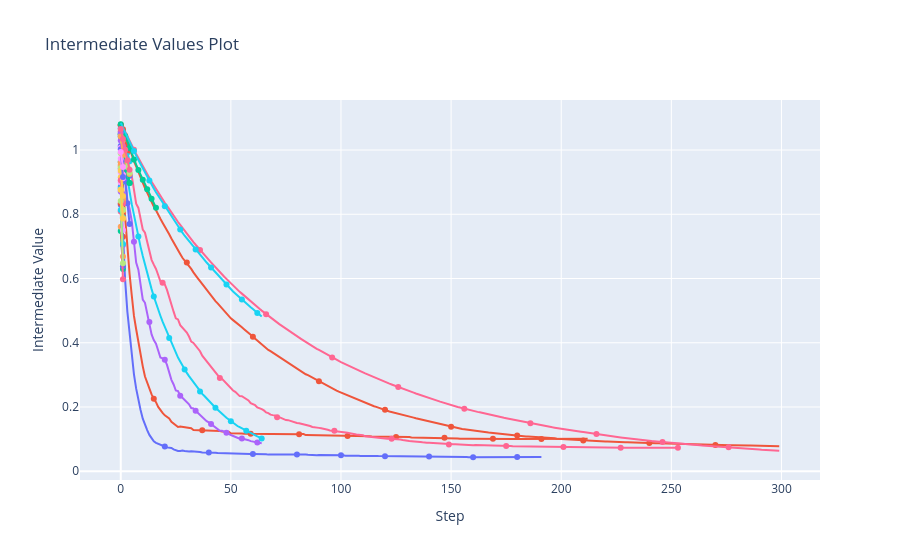

Source (notebook cell):
### Code cell
from optuna.visualization import plot_intermediate_values

# 1. plot intermediate values during the trials
plot_intermediate_values(study).show()

### Figure 1 — Plotly figure (JSON) as saved in the notebook; plotly's stock layout.template omitted (floating-point values rounded to 4 significant figures; data arrays with more than 128 entries replaced by an {"elided": "..."} marker saying what was removed)
{"data": [{"marker": {"maxdisplayed": 10}, "mode": "lines+markers", "name": "Trial0", "type": "scatter", "x": {"elided": "192 int values"}, "y": {"elided": "192 float values"}}, {"marker": {"maxdisplayed": 10}, "mode": "lines+markers", "name": "Trial1", "type": "scatter", "x": {"elided": "213 int values"}, "y": {"elided": "213 float values"}}, {"marker": {"maxdisplayed": 10}, "mode": "lines+markers", "name": "Trial2", "type": "scatter", "x": [0, 1], "y": [0.7477, 0.6293]}, {"marker": {"maxdisplayed": 10}, "mode": "lines+markers", "name": "Trial3", "type": "scatter", "x": [0, 1, 2, 3, 4, 5, 6, 7, 8, 9, 10, 11, 12, 13, 14, 15, 16, 17, 18, 19, 20, 21, 22, 23, 24, 25, 26, 27, 28, 29, 30, 31, 32, 33, 34, 35, 36, 37, 38, 39, 40, 41, 42, 43, 44, 45, 46, 47, 48, 49, 50, 51, 52, 53, 54, 55, 56, 57, 58, 59, 60, 61, 62, 63, 64], "y": [1.006, 0.9729, 0.9257, 0.8432, 0.8173, 0.7782, 0.7144, 0.6493, 0.6274, 0.5731, 0.5346, 0.5244, 0.491, 0.4643, 0.426, 0.4084, 0.3969, 0.376, 0.3543, 0.3511, 0.3473, 0.3309, 0.3069, 0.2844, 0.2702, 0.2513, 0.2495, 0.2352, 0.2285, 0.2217, 0.2178, 0.2084, 0.1967, 0.1954, 0.1882, 0.1816, 0.1773, 0.1674, 0.1618, 0.1556, 0.1519, 0.1467, 0.1411, 0.1358, 0.1318, 0.1262, 0.126, 0.1234, 0.1199, 0.1163, 0.1128, 0.1093, 0.1075, 0.1028, 0.1013, 0.1016, 0.1007, 0.09934, 0.09666, 0.09361, 0.09199, 0.09109, 0.08907, 0.08843, 0.08726]}, {"marker": {"maxdisplayed": 10}, "mode": "lines+markers", "name": "Trial4", "type": "scatter", "x": [0, 1], "y": [0.7615, 0.6689]}, {"marker": {"maxdisplayed": 10}, "mode": "lines+markers", "name": "Trial5", "type": "scatter", "x": [0, 1, 2, 3, 4, 5, 6, 7, 8, 9, 10, 11, 12, 13, 14, 15, 16, 17, 18, 19, 20, 21, 22, 23, 24, 25, 26, 27, 28, 29, 30, 31, 32, 33, 34, 35, 36, 37, 38, 39, 40, 41, 42, 43, 44, 45, 46, 47, 48, 49, 50, 51, 52, 53, 54, 55, 56, 57, 58, 59, 60, 61, 62, 63, 64], "y": [1.051, 1.003, 0.9551, 0.9112, 0.8716, 0.8316, 0.7954, 0.7628, 0.7308, 0.6986, 0.67, 0.6418, 0.6163, 0.5907, 0.567, 0.5438, 0.5219, 0.503, 0.4842, 0.4655, 0.4488, 0.4321, 0.415, 0.3989, 0.3831, 0.3683, 0.354, 0.342, 0.3284, 0.3167, 0.3062, 0.296, 0.2869, 0.2756, 0.2666, 0.257, 0.2483, 0.2407, 0.234, 0.2262, 0.219, 0.2112, 0.204, 0.1977, 0.1913, 0.1842, 0.178, 0.1724, 0.1666, 0.161, 0.1555, 0.1506, 0.1453, 0.1407, 0.1369, 0.1331, 0.1294, 0.1261, 0.1224, 0.1185, 0.1155, 0.1125, 0.1082, 0.1051, 0.1022]}, {"marker": {"maxdisplayed": 10}, "mode": "lines+markers", "name": "Trial6", "type": "scatter", "x": {"elided": "254 int values"}, "y": {"elided": "254 float values"}}, {"marker": {"maxdisplayed": 10}, "mode": "lines+markers", "name": "Trial7", "type": "scatter", "x": [0, 1], "y": [1.049, 1.024]}, {"marker": {"maxdisplayed": 10}, "mode": "lines+markers", "name": "Trial8", "type": "scatter", "x": [0, 1], "y": [0.9306, 0.8514]}, {"marker": {"maxdisplayed": 10}, "mode": "lines+markers", "name": "Trial9", "type": "scatter", "x": [0, 1], "y": [0.915, 0.845]}, {"marker": {"maxdisplayed": 10}, "mode": "lines+markers", "name": "Trial10", "type": "scatter", "x": [0, 1], "y": [0.8297, 0.638]}, {"marker": {"maxdisplayed": 10}, "mode": "lines+markers", "name": "Trial11", "type": "scatter", "x": [0, 1], "y": [0.8333, 0.7297]}, {"marker": {"maxdisplayed": 10}, "mode": "lines+markers", "name": "Trial12", "type": "scatter", "x": [0, 1], "y": [0.9633, 0.9013]}, {"marker": {"maxdisplayed": 10}, "mode": "lines+markers", "name": "Trial13", "type": "scatter", "x": [0, 1], "y": [0.8706, 0.7044]}, {"marker": {"maxdisplayed": 10}, "mode": "lines+markers", "name": "Trial14", "type": "scatter", "x": [0, 1], "y": [0.9619, 0.8472]}, {"marker": {"maxdisplayed": 10}, "mode": "lines+markers", "name": "Trial15", "type": "scatter", "x": [0, 1], "y": [0.8813, 0.7911]}, {"marker": {"maxdisplayed": 10}, "mode": "lines+markers", "name": "Trial16", "type": "scatter", "x": [0, 1], "y": [0.8085, 0.5979]}, {"marker": {"maxdisplayed": 10}, "mode": "lines+markers", "name": "Trial17", "type": "scatter", "x": [0, 1], "y": [0.99, 0.9385]}, {"marker": {"maxdisplayed": 10}, "mode": "lines+markers", "name": "Trial18", "type": "scatter", "x": [0, 1], "y": [0.9, 0.7512]}, {"marker": {"maxdisplayed": 10}, "mode": "lines+markers", "name": "Trial19", "type": "scatter", "x": [0, 1], "y": [0.9498, 0.8123]}, {"marker": {"maxdisplayed": 10}, "mode": "lines+markers", "name": "Trial20", "type": "scatter", "x": [0, 1, 2, 3, 4], "y": [1.012, 0.973, 0.9039, 0.8342, 0.7701]}, {"marker": {"maxdisplayed": 10}, "mode": "lines+markers", "name": "Trial21", "type": "scatter", "x": {"elided": "300 int values"}, "y": {"elided": "300 float values"}}, {"marker": {"maxdisplayed": 10}, "mode": "lines+markers", "name": "Trial22", "type": "scatter", "x": [0, 1, 2, 3, 4], "y": [1.042, 1.009, 0.9791, 0.9182, 0.8971]}, {"marker": {"maxdisplayed": 10}, "mode": "lines+markers", "name": "Trial23", "type": "scatter", "x": [0, 1], "y": [0.9418, 0.8621]}, {"marker": {"maxdisplayed": 10}, "mode": "lines+markers", "name": "Trial24", "type": "scatter", "x": [0, 1], "y": [0.9536, 0.8376]}, {"marker": {"maxdisplayed": 10}, "mode": "lines+markers", "name": "Trial25", "type": "scatter", "x": [0, 1], "y": [0.8132, 0.7078]}, {"marker": {"maxdisplayed": 10}, "mode": "lines+markers", "name": "Trial26", "type": "scatter", "x": {"elided": "300 int values"}, "y": {"elided": "300 float values"}}, {"marker": {"maxdisplayed": 10}, "mode": "lines+markers", "name": "Trial27", "type": "scatter", "x": [0, 1], "y": [0.9439, 0.8142]}, {"marker": {"maxdisplayed": 10}, "mode": "lines+markers", "name": "Trial28", "type": "scatter", "x": [0, 1], "y": [1.007, 0.9236]}, {"marker": {"maxdisplayed": 10}, "mode": "lines+markers", "name": "Trial29", "type": "scatter", "x": [0, 1], "y": [0.8767, 0.7877]}, {"marker": {"maxdisplayed": 10}, "mode": "lines+markers", "name": "Trial30", "type": "scatter", "x": [0, 1, 2, 3, 4], "y": [1.048, 1.021, 0.9942, 0.9394, 0.92]}, {"marker": {"maxdisplayed": 10}, "mode": "lines+markers", "name": "Trial31", "type": "scatter", "x": [0, 1, 2, 3, 4], "y": [1.076, 1.065, 1.045, 1.023, 1.002]}, {"marker": {"maxdisplayed": 10}, "mode": "lines+markers", "name": "Trial32", "type": "scatter", "x": [0, 1, 2, 3, 4], "y": [1.05, 1.024, 0.9823, 0.9374, 0.8975]}, {"marker": {"maxdisplayed": 10}, "mode": "lines+markers", "name": "Trial33", "type": "scatter", "x": [0, 1], "y": [1.029, 0.9874]}, {"marker": {"maxdisplayed": 10}, "mode": "lines+markers", "name": "Trial34", "type": "scatter", "x": [0, 1, 2, 3, 4], "y": [1.059, 1.034, 0.9981, 0.9598, 0.9253]}, {"marker": {"maxdisplayed": 10}, "mode": "lines+markers", "name": "Trial35", "type": "scatter", "x": [0, 1, 2, 3, 4], "y": [1.068, 1.049, 1.022, 0.9922, 0.9653]}, {"marker": {"maxdisplayed": 10}, "mode": "lines+markers", "name": "Trial36", "type": "scatter", "x": [0, 1], "y": [0.9059, 0.8343]}, {"marker": {"maxdisplayed": 10}, "mode": "lines+markers", "name": "Trial37", "type": "scatter", "x": [0, 1, 2, 3, 4], "y": [1.048, 1.027, 0.9984, 0.9468, 0.9291]}, {"marker": {"maxdisplayed": 10}, "mode": "lines+markers", "name": "Trial38", "type": "scatter", "x": [0, 1], "y": [0.9725, 0.9121]}, {"marker": {"maxdisplayed": 10}, "mode": "lines+markers", "name": "Trial39", "type": "scatter", "x": [0, 1], "y": [0.9353, 0.8566]}, {"marker": {"maxdisplayed": 10}, "mode": "lines+markers", "name": "Trial40", "type": "scatter", "x": [0, 1], "y": [1.002, 0.9157]}, {"marker": {"maxdisplayed": 10}, "mode": "lines+markers", "name": "Trial41", "type": "scatter", "x": [0, 1, 2, 3, 4], "y": [1.079, 1.058, 1.038, 1.017, 0.9985]}, {"marker": {"maxdisplayed": 10}, "mode": "lines+markers", "name": "Trial42", "type": "scatter", "x": [0, 1, 2, 3, 4, 5, 6, 7, 8, 9, 10, 11, 12, 13, 14, 15, 16], "y": [1.081, 1.062, 1.043, 1.024, 1.006, 0.9878, 0.9704, 0.9543, 0.9381, 0.9227, 0.9072, 0.8915, 0.8777, 0.8626, 0.8483, 0.834, 0.8202]}, {"marker": {"maxdisplayed": 10}, "mode": "lines+markers", "name": "Trial43", "type": "scatter", "x": [0, 1], "y": [1.055, 1.012]}, {"marker": {"maxdisplayed": 10}, "mode": "lines+markers", "name": "Trial44", "type": "scatter", "x": [0, 1], "y": [1.042, 0.9843]}, {"marker": {"maxdisplayed": 10}, "mode": "lines+markers", "name": "Trial45", "type": "scatter", "x": [0, 1, 2, 3, 4, 5, 6, 7, 8, 9, 10, 11, 12, 13, 14, 15, 16, 17, 18, 19, 20, 21, 22, 23, 24, 25, 26, 27, 28, 29, 30, 31, 32, 33, 34, 35, 36, 37, 38, 39, 40, 41, 42, 43, 44, 45, 46, 47, 48, 49, 50, 51, 52, 53, 54, 55, 56, 57, 58, 59, 60, 61, 62, 63, 64], "y": [1.085, 1.069, 1.054, 1.039, 1.025, 1.01, 0.9966, 0.9825, 0.969, 0.9557, 0.9427, 0.9295, 0.9177, 0.9049, 0.8927, 0.8804, 0.8683, 0.8576, 0.8464, 0.8353, 0.8247, 0.8143, 0.8031, 0.7922, 0.7825, 0.7722, 0.762, 0.7524, 0.7426, 0.7332, 0.7246, 0.7152, 0.7069, 0.6984, 0.6901, 0.6817, 0.6733, 0.6654, 0.6582, 0.6498, 0.6422, 0.634, 0.6259, 0.6182, 0.6106, 0.6029, 0.5952, 0.5883, 0.5812, 0.5738, 0.5668, 0.5598, 0.5535, 0.5469, 0.5402, 0.5346, 0.5282, 0.5224, 0.5164, 0.5102, 0.505, 0.499, 0.4929, 0.4877, 0.4819]}, {"marker": {"maxdisplayed": 10}, "mode": "lines+markers", "name": "Trial46", "type": "scatter", "x": [0, 1, 2, 3, 4], "y": [1.066, 1.034, 1.001, 0.968, 0.9387]}, {"marker": {"maxdisplayed": 10}, "mode": "lines+markers", "name": "Trial47", "type": "scatter", "x": [0, 1], "y": [0.8414, 0.6474]}, {"marker": {"maxdisplayed": 10}, "mode": "lines+markers", "name": "Trial48", "type": "scatter", "x": [0, 1], "y": [0.9938, 0.9472]}, {"marker": {"maxdisplayed": 10}, "mode": "lines+markers", "name": "Trial49", "type": "scatter", "x": [0, 1], "y": [0.8765, 0.7871]}], "layout": {"showlegend": false, "title": {"text": "Intermediate Values Plot"}, "xaxis": {"title": {"text": "Step"}}, "yaxis": {"title": {"text": "Intermediate Value"}}}}
